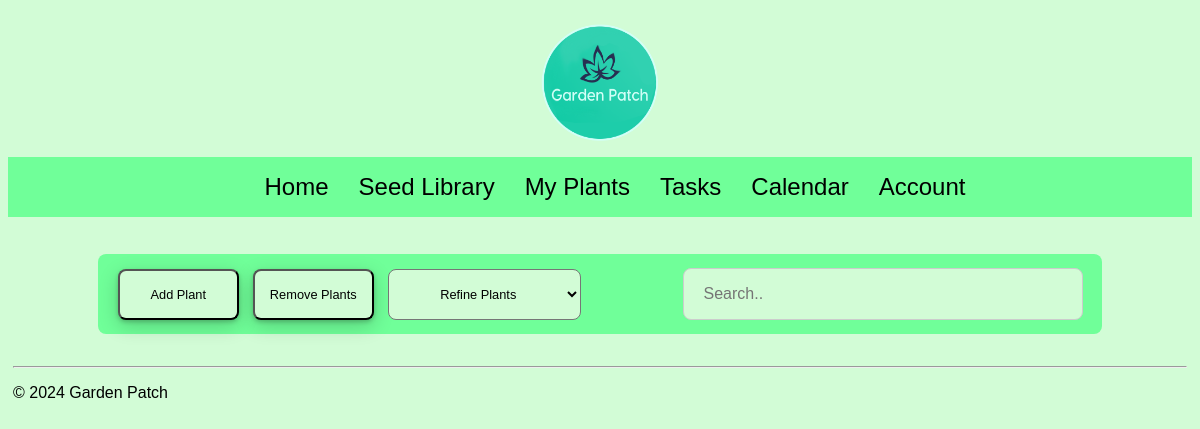
The app's page /myPlants/ (signed in), older data.
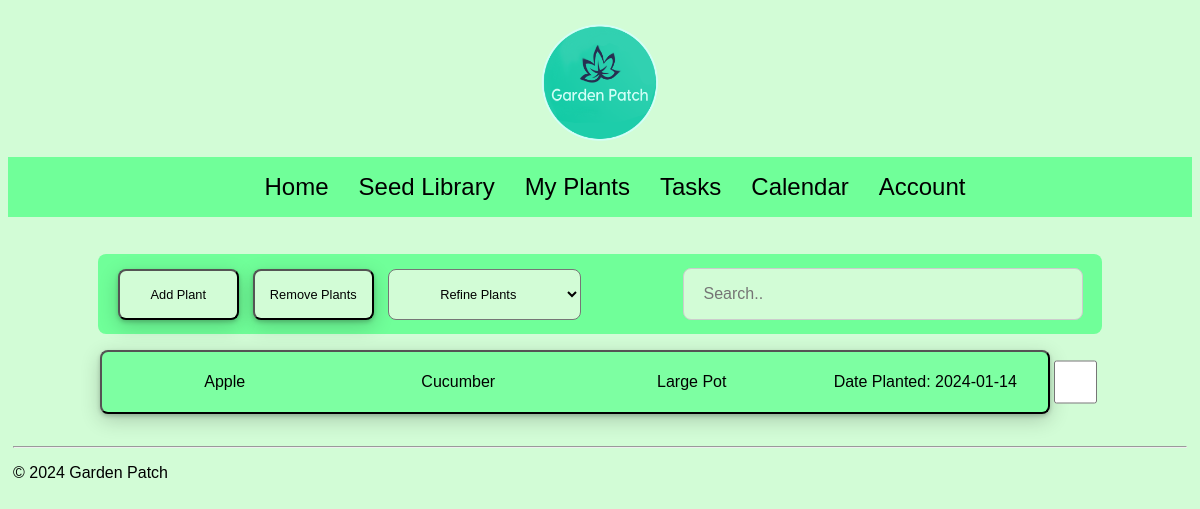
The same page, newer data.
### app.py (models this page shows)
class Plant(db.Model):
    id = db.Column(db.Integer, primary_key=True)
    plantName = db.Column(db.String(250), nullable=False)
    plantType = db.Column(db.String(250), nullable=False)
    plantDate = db.Column(db.Date, nullable=False)
    plantMaturity = db.Column(db.Integer)
    maturityDate = db.Column(db.Date, nullable=False)
    plantGermination = db.Column(db.Integer)
    germinationDate = db.Column(db.Date, nullable=False)
    plantSunRequirement = db.Column(db.String(250))
    plantPlacement = db.Column(db.String(250))
    newSeedling = db.Column(db.Integer)
    user_id = db.Column(db.Integer, db.ForeignKey('users.id'), nullable=False)   #User ID from Users table

### app.py (the view)
@app.route("/myPlants/")
@login_required
def myPlants():
    user_plants = Plant.query.filter_by(user_id=current_user.id).all()
    user_seeds = Seed.query.filter_by(user_id=current_user.id).all()
    return render_template("myPlants.html",user_plants=user_plants, user_seeds=user_seeds)

### app.py (called while the page is built)
@login_manager.user_loader
def loader_user(user_id) :
        return Users.query.get(user_id)

### templates/myPlants.html (shortened to what this page needs)
{% extends "layout.html" %}
{% block content %}
<div class="seedPlantHeader">
    <div class="seedItemButton">
        <button class="button" onclick="openPopup('addPlantPopup')">Add Plant</button>
    </div>
    <div class="seedItemButton">
        <button type="button" class="button" onclick="removeSelectedPlants()">Remove Plants</button>
    </div>
    <div class="refineSeed">
        <select id="plantRefine" name="plantRefine">
            <option value="" disabled selected hidden>Refine Plants</option>
        </select>
    </div>
    <div class="searchBar">
        <input type="text" id="plantSearchBar" placeholder="Search..">
    </div>
</div>
<div id="myPlantsContainer">
    {% for plant in user_plants %}
    <div class="BasicInfo">
        <button class="InfoButton" onclick="openPopup('plantPopup{{ plant.id }}')">
            <div class="infoDetails">
                <p>{{ plant.plantName }}</p>
            </div>
            <div class="infoDetails" id="typeOfPlant">
                <p>{{ plant.plantType }}</p>
            </div>
            <div class="infoDetails">
                <p>{{ plant.plantPlacement }}</p>
            </div>
            <div class="infoDetails">
                <p>Date Planted: {{ plant.plantDate }}</p>
            </div>
        </button>
        <input type="checkbox" name="marked_plant" id="plant_{{ plant.id }}" value="{{ plant.id }}" onchange="updateCheckedPlants('{{ plant.id }}')">
    </div>
    {% endfor %}
</div>
{% endblock %}

Row changes from the older to the newer data that the page shows:
added Plant: plantName "Apple", plantType "Cucumber", plantPlacement "Large Pot", plantDate "2024-01-14"
